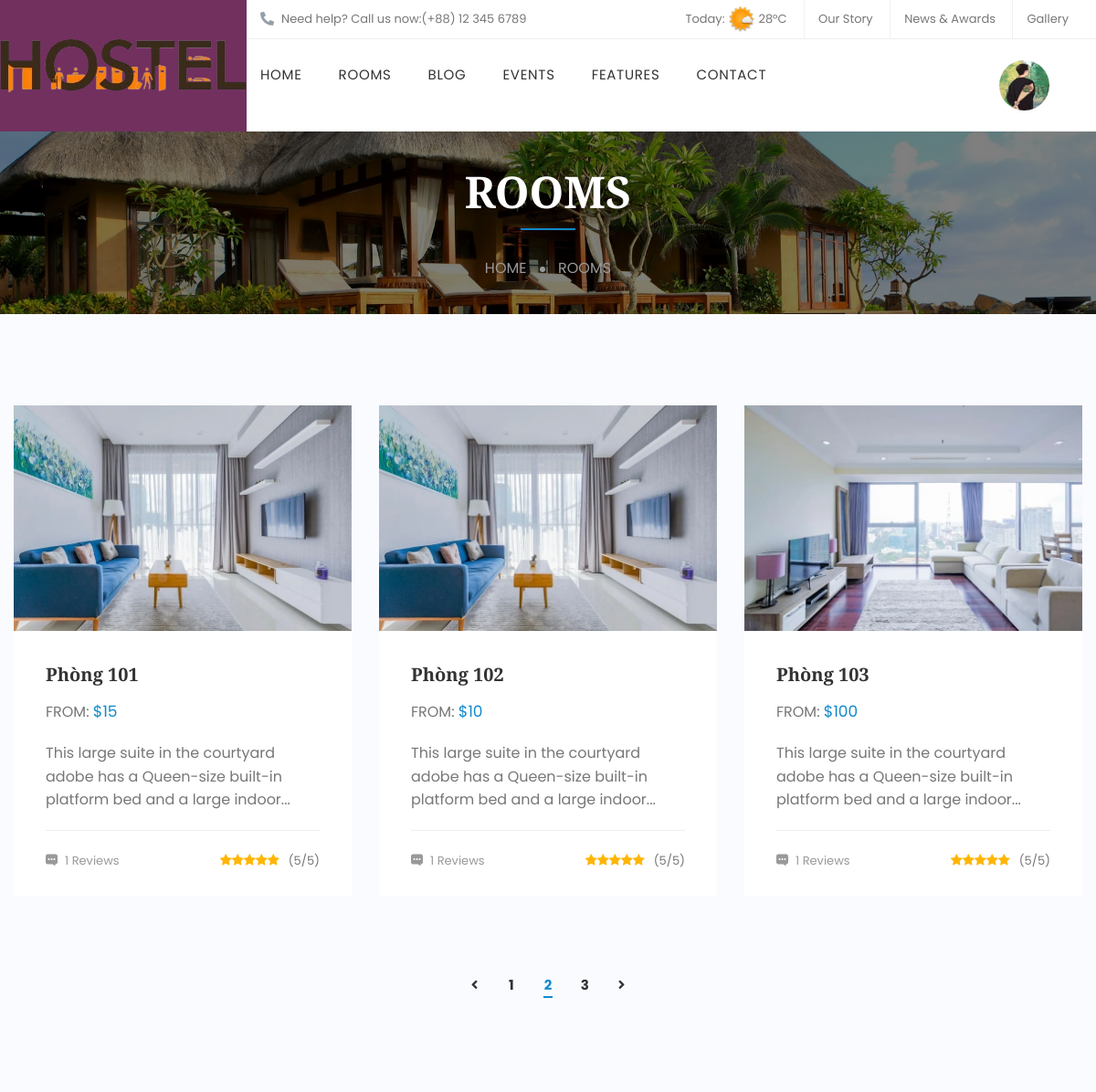
The app's page /front_end/rooms.php (signed in, upper part), older data.
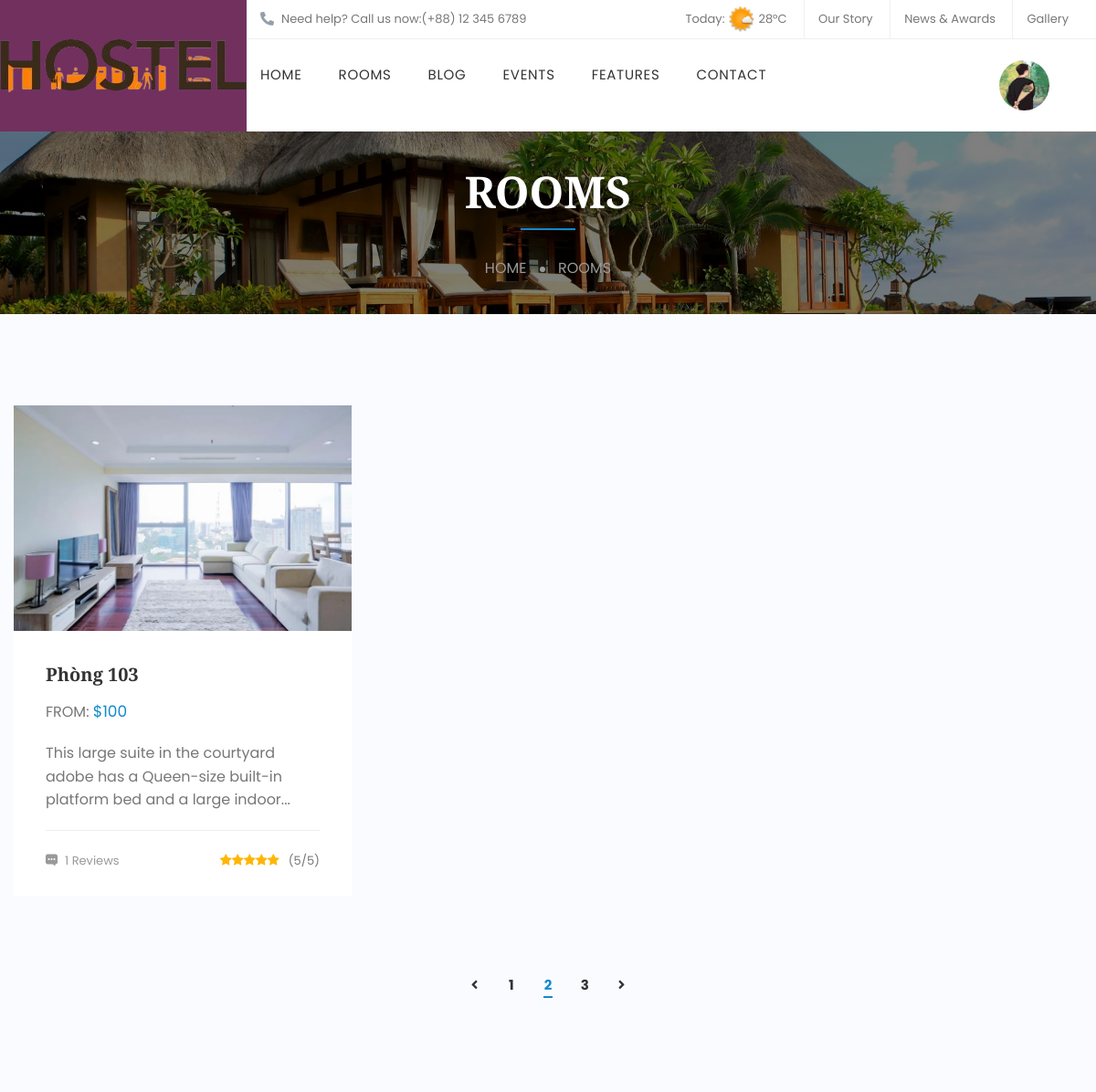
The same page, newer data.
### tables this page shows
CREATE TABLE `phong` (
  `id` int(11) NOT NULL,
  `ten_phong` text NOT NULL,
  `suc_chua` int(11) NOT NULL,
  `id_tang` int(11) NOT NULL,
  `gia` decimal(10,0) NOT NULL,
  `trang_thai` text NOT NULL DEFAULT 'Chưa đủ',
  `anh_dai_dien` varchar(500) DEFAULT NULL,
  `anh_khac` varchar(1000) DEFAULT NULL,
  `nguoi_tao` text DEFAULT NULL,
  `noi_dung` text DEFAULT NULL,
  `mo_ta` text DEFAULT NULL,
  `so_luong_hien_tai` int(11) DEFAULT 0
);

### config/database.php (called while the page is built, shortened)
<?php
class Database {
    private $host = servername;
    private $user = username;
    private $password = password;
    private $dbname = dbname;
    private $link;
    private function connectDB() {
        $this->link = new mysqli($this->host, $this->user, $this->password, $this->dbname);
    }
    public function select($query) {
        $result = $this->link->query($query) or die($this->link->error . __LINE__);
        if ($result->num_rows > 0) {
            return $result;
        } else {
            return false;
        }
    }
}
?>

### front_end/rooms.php (the view, shortened to what this page needs)
<?php
include '../back_end/header-f.php';
?>
<div id="main-content">
    <div class="page-title">
        <div class="page-title-wrapper" data-stellar-background-ratio="0.5">
            <div class="content container">
                <h1 class="heading_primary">Rooms</h1>
                <ul class="breadcrumbs">
                    <li class="item"><a href="index.html">Home</a></li>
                    <li class="item"><span class="separator"></span></li>
                    <li class="item active">Rooms</li>
                </ul>
            </div>
        </div>
    </div>
    <div class="site-content container">
        <div class="rooms-content layout-grid style-01">
            <div class="row">
                <?php
                $sqlphong = "SELECT * FROM phong";
                $resultphong = $db->select($sqlphong);
                ?>
                <?php
                if ($resultphong->num_rows > 0) {
                    while ($row = $resultphong->fetch_assoc()) {
                        ?>
                        <div class="room col-sm-4 clearfix">
                            <div class="room-item">
                                <div class="room-media">
                                    <a href="room-single.php?id=<?php echo $row['id']; ?>"><img src="../assets/img/<?php echo $row['anh_dai_dien']; ?>" alt="img" class="img-fluid"></a>
                                </div>
                                <div class="room-summary">
                                    <h3 class="room-title">
                                        <a href="room-single.php?id=<?php echo $row['id']; ?>"><?php echo $row['ten_phong']; ?></a>
                                    </h3>
                                    <div class="room-price">From: <span class="price">$<?php echo $row['gia']; ?></span></div>
                                    <p class="room-description">
                                        <?php
                                        if (mb_strlen($row['mo_ta'], 'UTF-8') > 100) {
                                            $mo_ta = mb_substr($row['mo_ta'], 0, 100, 'UTF-8') . '...';
                                        }
                                        echo $mo_ta;
                                        ?>
                                    </p>
                                    <div class="room-meta clearfix">
                                        <div class="comment-count">1 Reviews</div>
                                        <div class="rating"><span class="star"></span>(5/5)</div>
                                    </div>
                                </div>
                            </div>
                        </div>
                        <?php
                    }
                }
                ?>
                <ul class="loop-pagination">
                    <li><a href="#"><i class="fa fa-angle-left"></i></a></li>
                    <li><a href="#">1</a></li>
                    <li class="active"><a href="#">2</a></li>
                    <li><a href="#">3</a></li>
                    <li><a href="#"><i class="fa fa-angle-right"></i></a></li>
                </ul>
            </div>
        </div>
    </div>
</div>
<?php
include 'footer.php';
?>

Row changes from the older to the newer data that the page shows:
removed phong: anh_dai_dien (picture), ten_phong "Phòng 101", gia "15", mo_ta "This large suite in the courtyard adobe has a Queen-size built-in platform bed and a large indoor..."
removed phong: anh_dai_dien (picture), ten_phong "Phòng 102", gia "10", mo_ta "This large suite in the courtyard adobe has a Queen-size built-in platform bed and a large indoor..."
